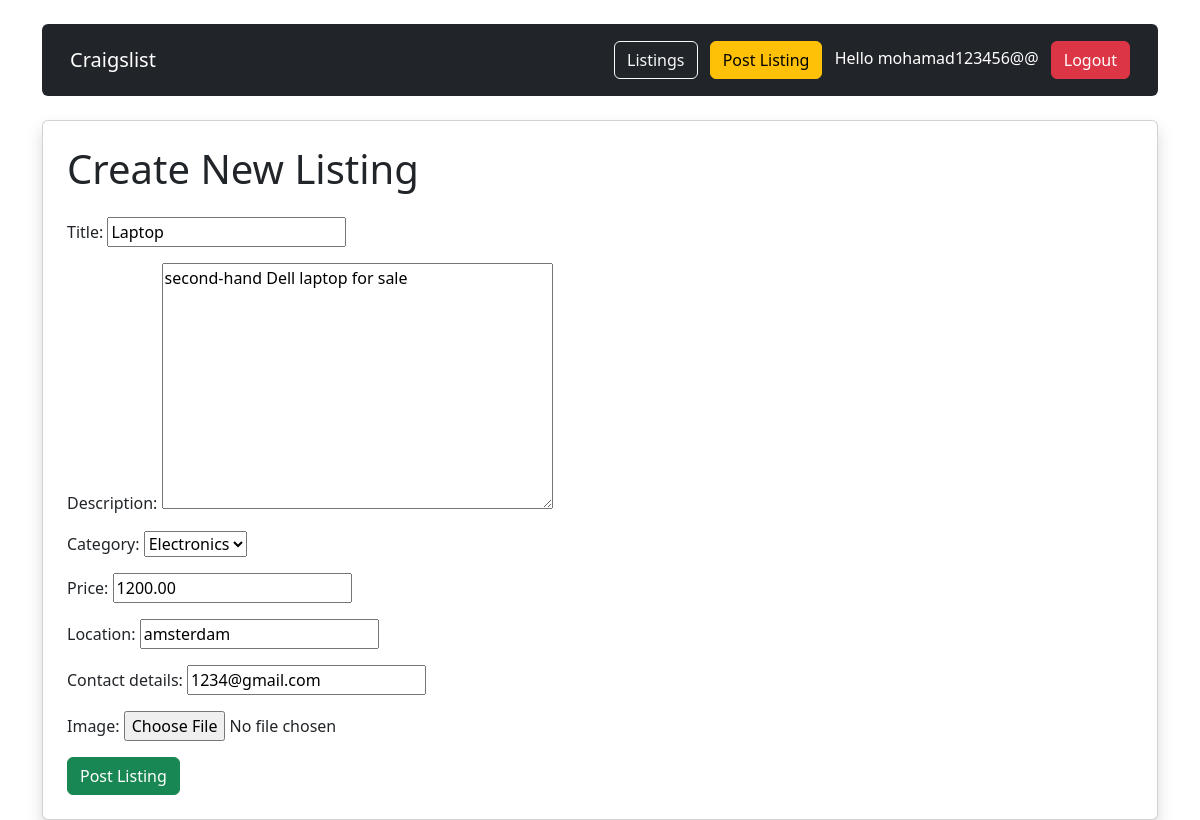
Page /edit/3/ (signed in) on the committed database.
### listings/models.py (models this page shows, shortened)
class Listing(models.Model):
    title = models.CharField(max_length=255)
    description = models.TextField()
    category = models.CharField(
        max_length=100,
        choices=CATEGORY_CHOICES
    )
    price = models.DecimalField(
        max_digits=10,
        decimal_places=2
    )
    location = models.CharField(max_length=255)
    contact_details = models.CharField(max_length=255)
    image = models.ImageField(
        upload_to='listing_images/',
        blank=True,
        null=True
    )
    created_by = models.ForeignKey(
        User,
        on_delete=models.CASCADE
    )
    created_at = models.DateTimeField(
        auto_now_add=True
    )

### listings/views.py (the view)
@login_required
def edit_listing(request, id):
    listing = get_object_or_404(
        Listing,
        id=id,
        created_by=request.user
    )
    if request.method == 'POST':
        form = ListingForm(
            request.POST,
            request.FILES,
            instance=listing
        )
        if form.is_valid():
            form.save()
            return redirect(
                'listing_detail',
                id=listing.id
            )
    else:
        form = ListingForm(instance=listing)
    context = {
        'form': form
    }
    return render(
        request,
        'listings/new_listing.html',
        context
    )

### listings/forms.py (shortened to what this page needs)
class ListingForm(forms.ModelForm):
    class Meta:
        model = Listing
        fields = [
            'title',
            'description',
            'category',
            'price',
            'location',
            'contact_details',
            'image'
        ]

### listings/templates/listings/new_listing.html (shortened to what this page needs)
{% extends 'listings/base.html' %}
{% block content %}
<div class="card shadow p-4">
    <h1 class="mb-4">
        Create New Listing
    </h1>
    <form
    method="POST"
    enctype="multipart/form-data"
    novalidate>
        {{ form.as_p }}
        <button
        class="btn btn-success"
        type="submit">
            Post Listing
        </button>
    </form>
</div>
{% endblock %}

### listings/templates/listings/base.html (shortened to what this page needs)
<!DOCTYPE html>
<html>
<head>
    <link
    href="https://cdn.jsdelivr.net/npm/bootstrap@5.3.0/dist/css/bootstrap.min.css"
    rel="stylesheet">
</head>
<body class="container mt-4">
<nav class="navbar navbar-expand-lg navbar-dark bg-dark rounded p-3 mb-4">
    <div class="container-fluid">
        <a
        class="navbar-brand"
        href="{% url 'all_listings' %}">
            Craigslist
        </a>
        <div>
            <a
            class="btn btn-outline-light me-2"
            href="{% url 'all_listings' %}">
                Listings
            </a>
            <a
            class="btn btn-warning me-2"
            href="{% url 'new_listing' %}">
                Post Listing
            </a>
            {% if user.is_authenticated %}
                <span class="text-white me-2">
                    Hello {{ user.username }}
                </span>
                <a
                class="btn btn-danger"
                href="{% url 'logout' %}">
                    Logout
                </a>
            {% endif %}
        </div>
    </div>
</nav>
{% block content %}
{% endblock %}
</body>
</html>

### rows in the picture
Listing: title "Laptop", description "second-hand Dell laptop for sale", category "Electronics", price "1200.00", location "amsterdam", contact_details "1234@gmail.com"

### other values in the picture
{{ user.username }} "mohamad123456@@"
